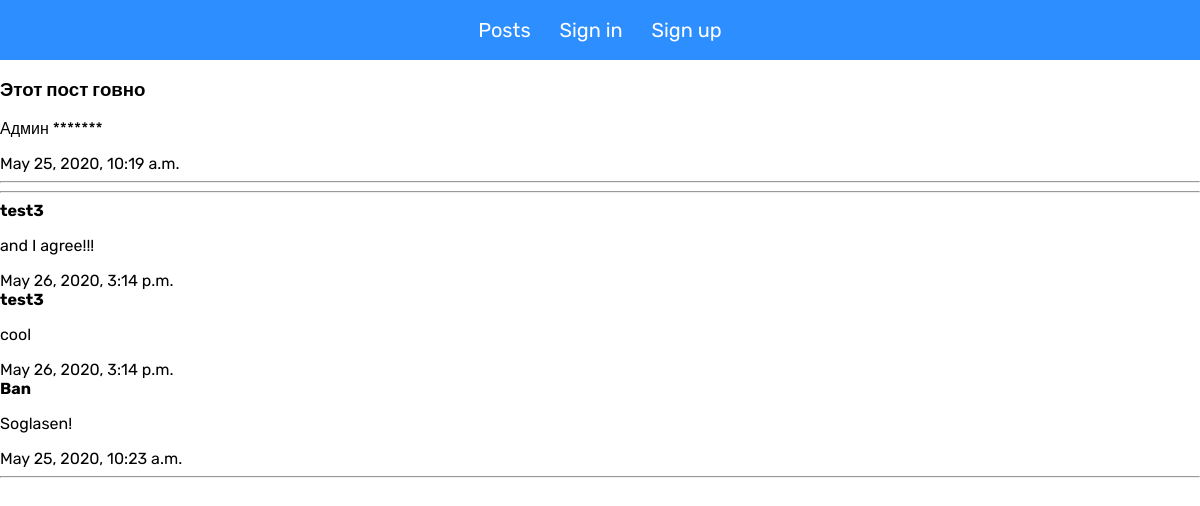
The app's page /posts/1/ with its own data.
### postsfeed/apps/posts/models.py (models this page shows, shortened)
class Post(models.Model):
    title = models.CharField('title', max_length = 50)
    content = models.TextField('content')
    publication_date = models.DateTimeField('publication_date', auto_now = True)
    class Meta:
        verbose_name = 'Post'
        verbose_name_plural = 'Posts'

class Comment(models.Model):
    post = models.ForeignKey(Post, on_delete = models.CASCADE)
    author_name = models.CharField('author_name', max_length = 50)
    text = models.CharField('text', max_length = 200)
    publication_date = models.DateTimeField('publication_date', auto_now = True)
    class Meta:
        verbose_name = 'Comment'
        verbose_name_plural = 'Comments'

### postsfeed/apps/posts/views.py (the view)
# urls.py: path('<int:postId>/', views.specifiedPost, name = 'specifiedPost'),
def specifiedPost(request, postId):
    try:
        specifiedPost = Post.objects.get(id = postId)
    except:
        raise Http404('Post not found!')
    comments = specifiedPost.comment_set.order_by('-publication_date')
    return render(request, 'posts/specifiedPost.html', {
        'post': specifiedPost,
        'comments': comments
    })

### postsfeed/templates/posts/specifiedPost.html (shortened to what this page needs)
{% extends 'base.html' %}
{% block content %}
  <div>
    <h3>{{ post.title }}</h3>
    <p>{{ post.content }}</p>
    <em>{{ post.publication_date }}</em>
  </div>
  <hr>
  <hr>
    {% if comments %}
      {% for comment in comments %}
        <div>
          <b>{{ comment.author_name }}</b>
          <p>{{ comment.text }}</p>
          <em>{{ comment.publication_date }}</em>
        </div>
      {% endfor %}
    {% else %}
      <div>There are no comments yet! 😟</div>
    {% endif %}
  <hr>
{% endblock %}

### postsfeed/templates/base.html (style rules this page uses)
html { width: 100%; height: calc(var(--vh, 1vh) * 100); --main-blue: #2d8eff; }
body { margin: 0; padding: 0; font-family: 'Rubik', sans-serif; }
em { font-style: normal; }

### records on screen
Post: title "Этот пост говно", content "Админ *******", publication_date "May 25, 2020, 10:19 a.m."
Comment: author_name "test3", text "and I agree!!!", publication_date "May 26, 2020, 3:14 p.m."
Comment: author_name "test3", text "cool", publication_date "May 26, 2020, 3:14 p.m."
Comment: author_name "Ban", text "Soglasen!", publication_date "May 25, 2020, 10:23 a.m."
